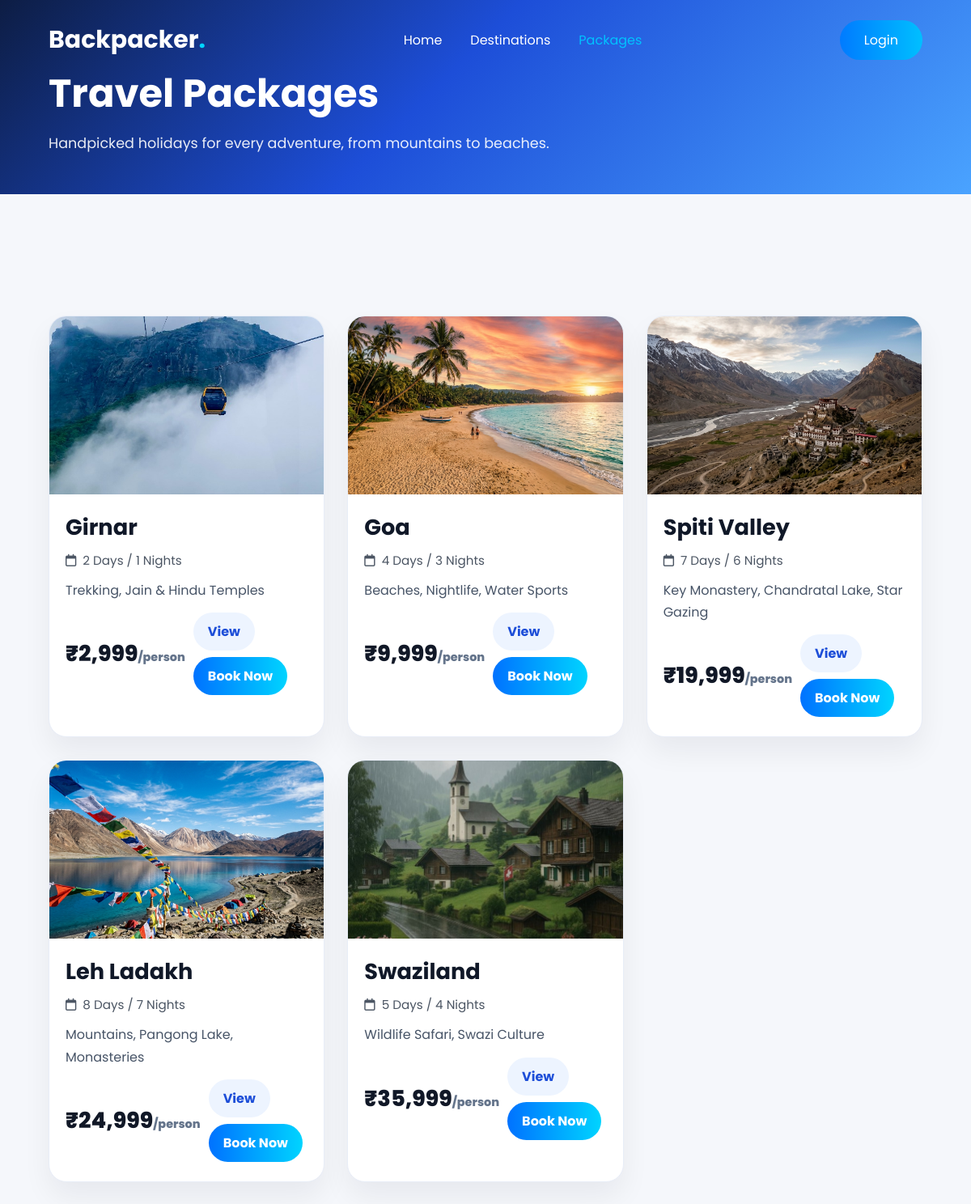
The page /packages.php on the database its author committed.
### tables this page shows
CREATE TABLE IF NOT EXISTS destinations (
    id INT AUTO_INCREMENT PRIMARY KEY,
    title VARCHAR(255) NOT NULL,
    duration VARCHAR(100),
    highlights VARCHAR(255),
    category VARCHAR(100) DEFAULT 'General',
    price DECIMAL(10,2) NOT NULL,
    image_url VARCHAR(255),
    location VARCHAR(255),
    description TEXT,
    overview TEXT,
    itinerary TEXT,
    inclusions TEXT,
    best_time VARCHAR(255),
    difficulty VARCHAR(100),
    hero_image VARCHAR(255)
);

### includes/functions.php (called while the page is built, shortened)
<?php
function clean($value): string
{
    return htmlspecialchars((string) $value, ENT_QUOTES, 'UTF-8');
}
function is_logged_in(): bool
{
    return !empty($_SESSION['user_id']);
}

### packages.php (the view, shortened to what this page needs)
<?php
require_once __DIR__ . '/includes/functions.php';
require_once __DIR__ . '/includes/db.php';
$stmt = $pdo->query('SELECT * FROM destinations ORDER BY price ASC');
$packages = $stmt->fetchAll();
?>
<!DOCTYPE html>
<html lang="en">
  <head>
    <link rel="stylesheet" href="Style.css" />
    <link rel="stylesheet" href="https://cdnjs.cloudflare.com/ajax/libs/font-awesome/6.5.2/css/all.min.css" />
  </head>
  <body>
    <header>
      <div class="container">
        <nav>
          <div class="logo">Backpacker<span>.</span></div>
          <ul class="nav-links">
            <li><a href="index.php">Home</a></li>
            <li><a href="search.php">Destinations</a></li>
            <li><a href="packages.php" style="color: #00c3ff;">Packages</a></li>
          </ul>
          <?php if (is_logged_in()): ?>
            <a href="profile.php" class="login-btn">Profile</a>
          <?php else: ?>
            <a href="login.php" class="login-btn">Login</a>
          <?php endif; ?>
        </nav>
      </div>
    </header>
    <section class="page-hero">
      <div class="container">
        <h1>Travel Packages</h1>
        <p>Handpicked holidays for every adventure, from mountains to beaches.</p>
      </div>
    </section>
    <main class="packages-page">
      <div class="container">
        <?php if (empty($packages)): ?>
          <div class="empty">No packages available right now. Please check back soon.</div>
        <?php else: ?>
          <div class="package-grid">
            <?php foreach ($packages as $package): ?>
              <?php $pkg_file = strtolower($package['title']) === 'leh ladakh' ? 'leh-ladakh.php' : (strtolower($package['title']) === 'spiti valley' ? 'spiti-valley.php' : (strtolower($package['title']) === 'goa' ? 'goa.php' : (strtolower($package['title']) === 'girnar' ? 'girnare.php' : (strtolower($package['title']) === 'swaziland' ? 'swaziland.php' : 'search.php')))); ?>
              <article class="package-card">
                <img src="<?= clean($package['image_url'] ?: ($package['hero_image'] ?: 'images/hero.jpg')) ?>" alt="<?= clean($package['title']) ?>" />
                <div class="package-body">
                  <h3><?= clean($package['title']) ?></h3>
                  <div class="package-meta">
                    <i class="fa-regular fa-calendar"></i>
                    <span><?= clean($package['duration'] ?: 'Flexible trip') ?></span>
                  </div>
                  <p><?= clean($package['highlights'] ?: 'Explore one of the finest experiences in India and beyond.') ?></p>
                  <div class="package-footer">
                    <div class="package-price">₹<?= number_format((float) $package['price'], 0) ?><span>/person</span></div>
                    <div style="display:flex; gap:8px; flex-wrap:wrap;">
                      <a class="btn-secondary" href="<?= clean($pkg_file) ?>">View</a>
                      <a class="btn-primary" href="checkout.php?dest_id=<?= (int) $package['id'] ?>">Book Now</a>
                    </div>
                  </div>
                </div>
              </article>
            <?php endforeach; ?>
          </div>
        <?php endif; ?>
      </div>
    </main>
  </body>
</html>

### Style.css (style rules this page uses)
* { margin: 0; padding: 0; box-sizing: border-box; font-family: 'Poppins', sans-serif; }
html { scroll-behavior: smooth; }
body { background: #f5f8ff; color: #222; overflow-x: hidden; }
img { max-width: 100%; display: block; }
a { text-decoration: none; }
ul { list-style: none; }
.container { width: 90%; max-width: 1300px; margin: auto; }
header { position: absolute; width: 100%; top: 0; left: 0; z-index: 999; }
nav { display: flex; justify-content: space-between; align-items: center; padding: 25px 0; }
.logo { color: #fff; font-size: 30px; font-weight: 700; }
.logo span { color: #00d4ff; }
.nav-links { display: flex; gap: 35px; }
.nav-links a { color: #fff; font-size: 16px; transition: 0.3s; }
.login-btn { padding: 12px 30px; border-radius: 50px; color: white; background: linear-gradient(90deg, #007bff, #00bfff); transition: 0.4s; }

### packages.php (style rules this page uses)
body { background: #f5f7fb; color: #101828; }
.packages-page { padding: 110px 0 80px; }
.page-hero { background: linear-gradient(135deg, #0d1d44, #1d4ed8 45%, #4aa3ff 100%); color: #fff; padding: 80px 0 50px; }
.page-hero h1 { margin: 0 0 12px; font-size: clamp(2.3rem, 4vw, 4rem); }
.page-hero p { margin: 0; color: rgba(255,255,255,0.9); font-size: 1.1rem; }
.package-grid { display: grid; grid-template-columns: repeat(auto-fit, minmax(280px, 1fr)); gap: 28px; margin-top: 40px; }
.package-card { background: #fff; border-radius: 22px; overflow: hidden; border: 1px solid #e8edf7; box-shadow: 0 18px 35px rgba(17, 24, 39, 0.06); }
.package-card img { width: 100%; height: 220px; object-fit: cover; display: block; }
.package-body { padding: 20px 20px 24px; }
.package-body h3 { margin: 0 0 8px; font-size: 1.7rem; }
.package-meta { display: flex; align-items: center; gap: 8px; font-size: 0.95rem; color: #4b5563; margin-bottom: 12px; }
.package-body p { margin: 0 0 14px; color: #475467; line-height: 1.7; }
.package-footer { display: flex; align-items: center; justify-content: space-between; gap: 10px; }
.package-price { font-size: 1.7rem; font-weight: 800; color: #111827; }
.package-price span { font-size: 0.9rem; color: #64748b; }
.btn-primary, .btn-secondary { display: inline-flex; align-items: center; justify-content: center; border-radius: 999px; padding: 11px 18px; font-weight: 700; text-decoration: none; transition: 0.2s ease; }
.btn-primary { background: linear-gradient(90deg, #0072ff, #00d4ff); color: #fff; }
.btn-secondary { background: #edf4ff; color: #1d4ed8; }

### rows shown on the page
destinations: image_url (picture), title "Girnar", duration "2 Days / 1 Nights", highlights "Trekking, Jain & Hindu Temples", price "2,999"
destinations: image_url (picture), title "Goa", duration "4 Days / 3 Nights", highlights "Beaches, Nightlife, Water Sports", price "9,999"
destinations: image_url (picture), title "Spiti Valley", duration "7 Days / 6 Nights", highlights "Key Monastery, Chandratal Lake, Star Gazing", price "19,999"
destinations: image_url (picture), title "Leh Ladakh", duration "8 Days / 7 Nights", highlights "Mountains, Pangong Lake, Monasteries", price "24,999"
destinations: image_url (picture), title "Swaziland", duration "5 Days / 4 Nights", highlights "Wildlife Safari, Swazi Culture", price "35,999"
